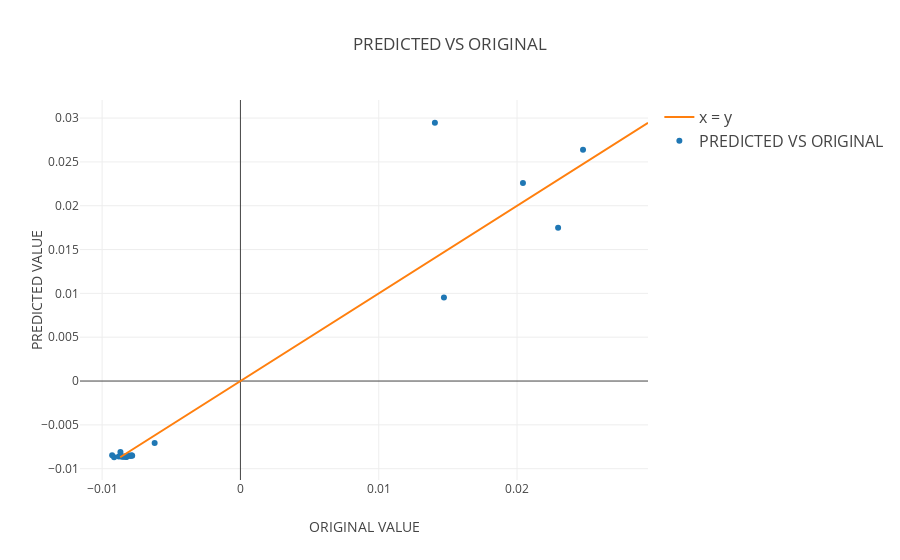

Notebook code cell kept with this figure:
### Markdown cell above
## SCATTER PLOT FOR OLS ##

### Code cell
trace1 = go.Scatter(
    x = predict_ols,
    y =  Y_test,
    mode = 'markers',
    name = 'PREDICTED VS ORIGINAL',
    line = dict(shape = 'linear')
)
trace2 = go.Scatter(
    x = Y_test,
    y = Y_test,
    mode ='lines',
    name = 'x = y',
    line = dict(shape = 'linear')
)
data = [trace1, trace2]
layout = dict(
    title='PREDICTED VS ORIGINAL',
    yaxis = dict(
        title='PREDICTED VALUE'
    ),
    xaxis = dict(
        title = 'ORIGINAL VALUE'
    ),
    legend = dict(
        traceorder = 'reversed',
        font = dict(size = 16)
    )
)
fig = dict(data = data, layout = layout)
plot.iplot(fig, filename = 'SCATTER PLOT FOR OLS')

### Figure 1 — Plotly figure (JSON) as saved in the notebook; plotly's stock layout.template omitted (floating-point values rounded to 4 significant figures)
{"data": [{"line": {"shape": "linear"}, "mode": "markers", "name": "PREDICTED VS ORIGINAL", "type": "scatter", "x": [-0.007826, -0.008249, -0.008791, -0.00829, -0.008432, 0.02297, 0.01471, -0.008045, -0.009134, -0.007865, -0.008676, 0.02043, -0.006202, -0.007951, 0.01406, -0.008574, -0.008234, 0.02477, -0.009275, -0.008432], "y": [-0.008521, -0.008664, -0.008597, -0.00862, -0.008611, 0.01748, 0.009523, -0.008509, -0.008695, -0.008475, -0.008083, 0.02261, -0.007065, -0.008556, 0.02947, -0.008648, -0.008644, 0.02639, -0.008463, -0.008635]}, {"line": {"shape": "linear"}, "mode": "lines", "name": "x = y", "type": "scatter", "x": [-0.008521, -0.008664, -0.008597, -0.00862, -0.008611, 0.01748, 0.009523, -0.008509, -0.008695, -0.008475, -0.008083, 0.02261, -0.007065, -0.008556, 0.02947, -0.008648, -0.008644, 0.02639, -0.008463, -0.008635], "y": [-0.008521, -0.008664, -0.008597, -0.00862, -0.008611, 0.01748, 0.009523, -0.008509, -0.008695, -0.008475, -0.008083, 0.02261, -0.007065, -0.008556, 0.02947, -0.008648, -0.008644, 0.02639, -0.008463, -0.008635]}], "layout": {"legend": {"font": {"size": 16}, "traceorder": "reversed"}, "title": "PREDICTED VS ORIGINAL", "xaxis": {"title": "ORIGINAL VALUE"}, "yaxis": {"title": "PREDICTED VALUE"}}}
